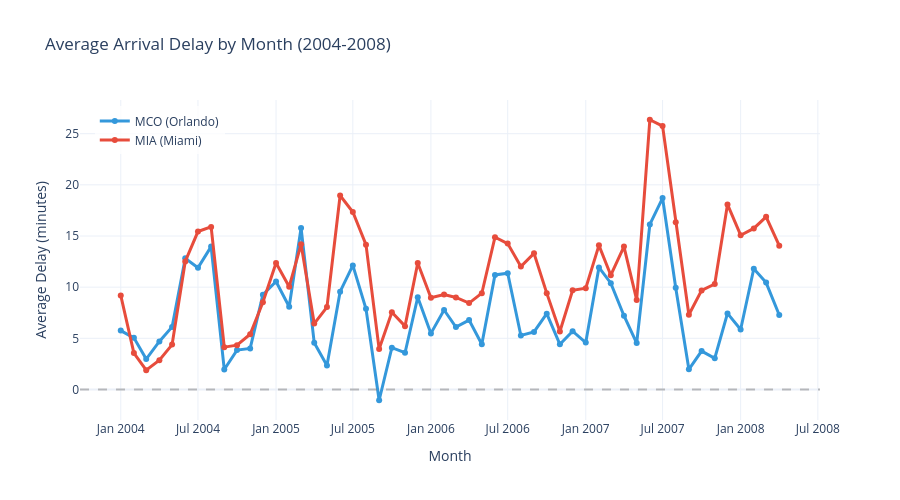

Notebook source saved alongside this figure:
### Markdown cell above
## 3.1 Average Delay by Month (MCO vs MIA)

### Code cell
# Calculate average delay by month (exclude cancelled)
non_cancelled = departures[departures['Cancelled'] == 0].copy()
monthly_delay = non_cancelled.groupby(['YearMonth', 'Origin'])['ArrDelay'].mean().reset_index()

# Create figure
fig = go.Figure()

# MCO line
mco_delay = monthly_delay[monthly_delay['Origin'] == 'MCO']
fig.add_trace(go.Scatter(
    x=mco_delay['YearMonth'],
    y=mco_delay['ArrDelay'],
    mode='lines+markers',
    name='MCO (Orlando)',
    line=dict(color=MCO_COLOR, width=3),
    marker=dict(size=6),
    hovertemplate='<b>MCO</b><br>%{x}<br>Avg Delay: %{y:.1f} min<extra></extra>'
))

# MIA line
mia_delay = monthly_delay[monthly_delay['Origin'] == 'MIA']
fig.add_trace(go.Scatter(
    x=mia_delay['YearMonth'],
    y=mia_delay['ArrDelay'],
    mode='lines+markers',
    name='MIA (Miami)',
    line=dict(color=MIA_COLOR, width=3),
    marker=dict(size=6),
    hovertemplate='<b>MIA</b><br>%{x}<br>Avg Delay: %{y:.1f} min<extra></extra>'
))

# Add zero line
fig.add_hline(y=0, line_dash="dash", line_color="gray", opacity=0.5)

fig.update_layout(
    title='Average Arrival Delay by Month (2004-2008)',
    xaxis_title='Month',
    yaxis_title='Average Delay (minutes)',
    template=TEMPLATE,
    height=500,
    hovermode='x unified',
    legend=dict(x=0.02, y=0.98, bgcolor='rgba(255,255,255,0.8)')
)

fig.show()

### Figure 1 — Plotly figure (JSON) as saved in the notebook; plotly's stock layout.template omitted (floating-point values rounded to 4 significant figures)
{"data": [{"hovertemplate": "<b>MCO</b><br>%{x}<br>Avg Delay: %{y:.1f} min<extra></extra>", "line": {"color": "#3498db", "width": 3}, "marker": {"size": 6}, "mode": "lines+markers", "name": "MCO (Orlando)", "type": "scatter", "x": ["2004-01", "2004-02", "2004-03", "2004-04", "2004-05", "2004-06", "2004-07", "2004-08", "2004-09", "2004-10", "2004-11", "2004-12", "2005-01", "2005-02", "2005-03", "2005-04", "2005-05", "2005-06", "2005-07", "2005-08", "2005-09", "2005-10", "2005-11", "2005-12", "2006-01", "2006-02", "2006-03", "2006-04", "2006-05", "2006-06", "2006-07", "2006-08", "2006-09", "2006-10", "2006-11", "2006-12", "2007-01", "2007-02", "2007-03", "2007-04", "2007-05", "2007-06", "2007-07", "2007-08", "2007-09", "2007-10", "2007-11", "2007-12", "2008-01", "2008-02", "2008-03", "2008-04"], "y": [5.758, 5.047, 2.973, 4.699, 6.116, 12.82, 11.9, 13.96, 1.95, 3.851, 4.016, 9.259, 10.56, 8.089, 15.79, 4.558, 2.35, 9.561, 12.12, 7.879, -1.051, 4.087, 3.594, 9.018, 5.483, 7.77, 6.104, 6.781, 4.428, 11.19, 11.37, 5.279, 5.627, 7.413, 4.414, 5.696, 4.582, 11.92, 10.39, 7.212, 4.535, 16.13, 18.71, 9.944, 1.975, 3.756, 3.054, 7.437, 5.863, 11.8, 10.45, 7.278]}, {"hovertemplate": "<b>MIA</b><br>%{x}<br>Avg Delay: %{y:.1f} min<extra></extra>", "line": {"color": "#e74c3c", "width": 3}, "marker": {"size": 6}, "mode": "lines+markers", "name": "MIA (Miami)", "type": "scatter", "x": ["2004-01", "2004-02", "2004-03", "2004-04", "2004-05", "2004-06", "2004-07", "2004-08", "2004-09", "2004-10", "2004-11", "2004-12", "2005-01", "2005-02", "2005-03", "2005-04", "2005-05", "2005-06", "2005-07", "2005-08", "2005-09", "2005-10", "2005-11", "2005-12", "2006-01", "2006-02", "2006-03", "2006-04", "2006-05", "2006-06", "2006-07", "2006-08", "2006-09", "2006-10", "2006-11", "2006-12", "2007-01", "2007-02", "2007-03", "2007-04", "2007-05", "2007-06", "2007-07", "2007-08", "2007-09", "2007-10", "2007-11", "2007-12", "2008-01", "2008-02", "2008-03", "2008-04"], "y": [9.195, 3.561, 1.891, 2.859, 4.386, 12.51, 15.44, 15.89, 4.139, 4.332, 5.402, 8.52, 12.36, 10.04, 14.19, 6.444, 8.051, 18.96, 17.35, 14.15, 3.947, 7.551, 6.19, 12.36, 8.974, 9.288, 8.997, 8.443, 9.406, 14.88, 14.26, 12.01, 13.3, 9.414, 5.667, 9.702, 9.9, 14.09, 11.17, 13.97, 8.75, 26.36, 25.74, 16.34, 7.299, 9.683, 10.3, 18.09, 15.08, 15.74, 16.87, 14.05]}], "layout": {"height": 500, "hovermode": "x unified", "legend": {"bgcolor": "rgba(255,255,255,0.8)", "x": 0.02, "y": 0.98}, "shapes": [{"line": {"color": "gray", "dash": "dash"}, "opacity": 0.5, "type": "line", "x0": 0, "x1": 1, "xref": "x domain", "y0": 0, "y1": 0, "yref": "y"}], "title": {"text": "Average Arrival Delay by Month (2004-2008)"}, "xaxis": {"title": {"text": "Month"}}, "yaxis": {"title": {"text": "Average Delay (minutes)"}}}}
